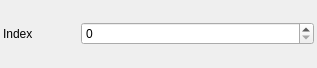
<?xml version="1.0" encoding="UTF-8"?>
<ui version="4.0">
 <class>Form</class>
 <widget class="QWidget" name="Form">
  <property name="geometry">
   <rect>
    <x>0</x>
    <y>0</y>
    <width>317</width>
    <height>68</height>
   </rect>
  </property>
  <property name="windowTitle">
   <string>Form</string>
  </property>
  <layout class="QVBoxLayout" name="verticalLayout">
   <property name="spacing">
    <number>3</number>
   </property>
   <property name="leftMargin">
    <number>3</number>
   </property>
   <property name="topMargin">
    <number>3</number>
   </property>
   <property name="rightMargin">
    <number>3</number>
   </property>
   <property name="bottomMargin">
    <number>3</number>
   </property>
   <item>
    <layout class="QHBoxLayout" name="horizontalLayout_2">
     <item>
      <widget class="QLabel" name="label_2">
       <property name="minimumSize">
        <size>
         <width>75</width>
         <height>0</height>
        </size>
       </property>
       <property name="text">
        <string>Index</string>
       </property>
      </widget>
     </item>
     <item>
      <widget class="QSpinBox" name="prop_index">
       <property name="sizePolicy">
        <sizepolicy hsizetype="Expanding" vsizetype="Fixed">
         <horstretch>0</horstretch>
         <verstretch>0</verstretch>
        </sizepolicy>
       </property>
      </widget>
     </item>
    </layout>
   </item>
  </layout>
 </widget>
 <resources/>
 <connections/>
</ui>
